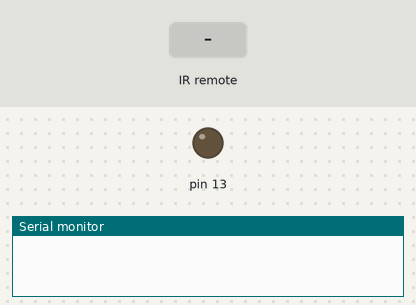
The sketch below on a simulated Arduino Uno, built with avr-gcc and run on an emulated ATmega328P. Shown: output pins drawn as LEDs (lit = HIGH), the last lines printed to the serial monitor. The test bench sets the inputs (shaded band).

Above: at 1.2 s.
1.3 s: infrared code 0xFF30CF received
At 2.5 s:
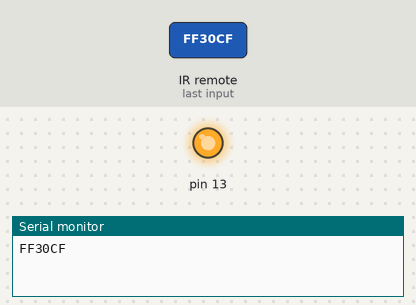
2.8 s: infrared code 0xFFFFFFFF received
Timing chart, 0 to 5.8 s (numbered marks = the images above; inputs shaded):
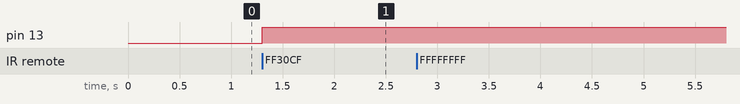

The sketch:

remote_control.ino
```cpp
#include <IRremote.hpp>

int RECV_PIN = 2;
IRrecv ir(RECV_PIN);
decode_results results;

void setup() { //리모컨 - 수신기
  Serial.begin(9600);
  ir.enableIRIn();
  pinMode(13, OUTPUT);
}

void loop() {
  if(ir.decode(&results)) { //값을 받음
    Serial.println(results.value, HEX);
    if(results.value != 0xFFFFFFFF) {
      if(results.value == 0xFF30CF) {
        digitalWrite(13, HIGH);
      }
      else {
        digitalWrite(13, LOW);
      }
    }
    ir.resume(); //다음 값 받음
  }
  delay(100);
}
```

Measured:
- after the input at 1.3 s, pin 13: LOW → HIGH at once
